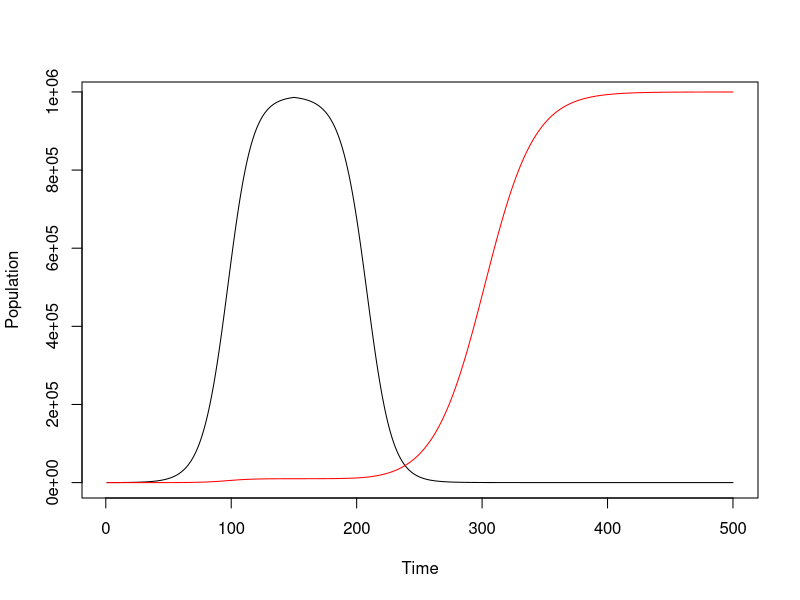

Write R code to recreate this figure.

rn <- 0.1
rn_with_drug <- -0.1
rm <- 0.1
rm_with_drug <- 0.5*rm
K <- 1000000
N0 <- 99
M0 <- 1
timesteps <- 500

N <- c()
M <- c()
M[1] <- M0
N[1] <- N0

for (t in 1:(timesteps-1)){
  if( t < 150 ){
    M[t + 1] <- M[t] + rm*M[t]*(1 - (N[t] + M[t])/K)
    N[t + 1] <- N[t] + rn*N[t]*(1 - (N[t] + M[t])/K)
  } else {
    M[t + 1] <- M[t] + rm_with_drug*M[t]*(1 - (N[t] + M[t])/K)
    N[t + 1] <- N[t] + rn_with_drug*N[t]*(1 - (N[t] + M[t])/K)
  }
}

plot(1:timesteps, N, col = "black", xlab = "Time", ylab = "Population", type = "line")
lines(1:timesteps, M, col = "red")
